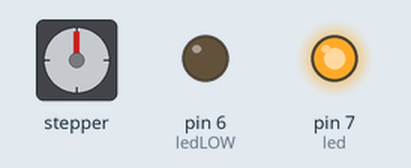
A sketch run on a simulated Arduino Uno, built with avr-gcc and run on an emulated ATmega328P. Shown: stepper motor, output pins drawn as LEDs (lit = HIGH). Stepper angles assume 512 steps per turn.

Above: at 0.15 s.
At 10.1 s:
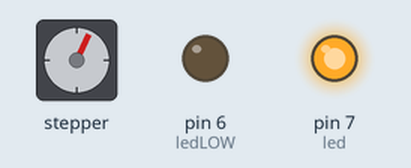
At 19.75 s:
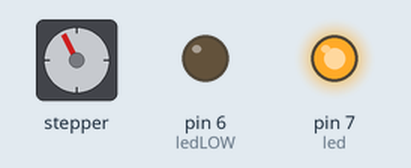
At 39.67 s:
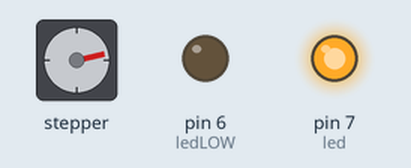
Timing chart, 0 to 40.0 s (numbered marks = the images above):
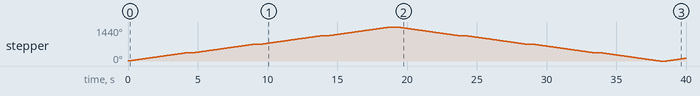

Measured:
- by itself, stepper: turns 360° clockwise in 4.3 s, then 360° clockwise in 4.3 s, then 360° clockwise in 4.3 s, then 360° clockwise in 4.3 s, and so on

The sketch:

stopramp.ino
```cpp
#include <Stepper.h>
int const led = 7;
int const ledLOW = 6;
// 2048:한바퀴(360도), 1024:반바퀴(180도)...
const int stepsPerRevolution = 512;
// 모터 드라이브에 연결된 핀 IN4, IN2, IN3, IN1
Stepper myStepper(stepsPerRevolution,11,9,10,8);
void setup() {
  pinMode(led, OUTPUT);
  pinMode(ledLOW, OUTPUT);
  digitalWrite(ledLOW,LOW);
  digitalWrite(led,HIGH);
  myStepper.setSpeed(14);
}
void loop() {
  // 시계 반대 방향으로 한바퀴 회전
  myStepper.step(stepsPerRevolution);
  delay(500);
  myStepper.step(stepsPerRevolution);
  delay(500);
  myStepper.step(stepsPerRevolution);
  delay(500);
  myStepper.step(stepsPerRevolution);
  delay(500);
  // 시계 방향으로 한바퀴 회전
  myStepper.step(-stepsPerRevolution);
  delay(500);
  myStepper.step(-stepsPerRevolution);
  delay(500);
  myStepper.step(-stepsPerRevolution);
  delay(500);
  myStepper.step(-stepsPerRevolution);
  delay(500);
}
```
